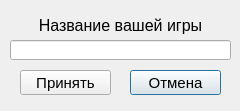
<?xml version="1.0" encoding="UTF-8"?>
<ui version="4.0">
 <class>DialogCreateGame</class>
 <widget class="QDialog" name="DialogCreateGame">
  <property name="geometry">
   <rect>
    <x>0</x>
    <y>0</y>
    <width>240</width>
    <height>111</height>
   </rect>
  </property>
  <property name="windowTitle">
   <string>Создать игру</string>
  </property>
  <widget class="QPushButton" name="pushButton_3">
   <property name="geometry">
    <rect>
     <x>130</x>
     <y>70</y>
     <width>91</width>
     <height>25</height>
    </rect>
   </property>
   <property name="font">
    <font>
     <pointsize>11</pointsize>
    </font>
   </property>
   <property name="text">
    <string>Отмена</string>
   </property>
  </widget>
  <widget class="QLabel" name="label">
   <property name="geometry">
    <rect>
     <x>10</x>
     <y>10</y>
     <width>221</width>
     <height>31</height>
    </rect>
   </property>
   <property name="font">
    <font>
     <pointsize>12</pointsize>
    </font>
   </property>
   <property name="text">
    <string>Название вашей игры</string>
   </property>
   <property name="alignment">
    <set>Qt::AlignCenter</set>
   </property>
  </widget>
  <widget class="QLineEdit" name="lineEdit">
   <property name="geometry">
    <rect>
     <x>10</x>
     <y>40</y>
     <width>221</width>
     <height>20</height>
    </rect>
   </property>
   <property name="maxLength">
    <number>30</number>
   </property>
  </widget>
  <widget class="QPushButton" name="pushButton_2">
   <property name="geometry">
    <rect>
     <x>20</x>
     <y>70</y>
     <width>91</width>
     <height>25</height>
    </rect>
   </property>
   <property name="font">
    <font>
     <pointsize>11</pointsize>
    </font>
   </property>
   <property name="text">
    <string>Принять</string>
   </property>
  </widget>
 </widget>
 <resources/>
 <connections/>
</ui>
